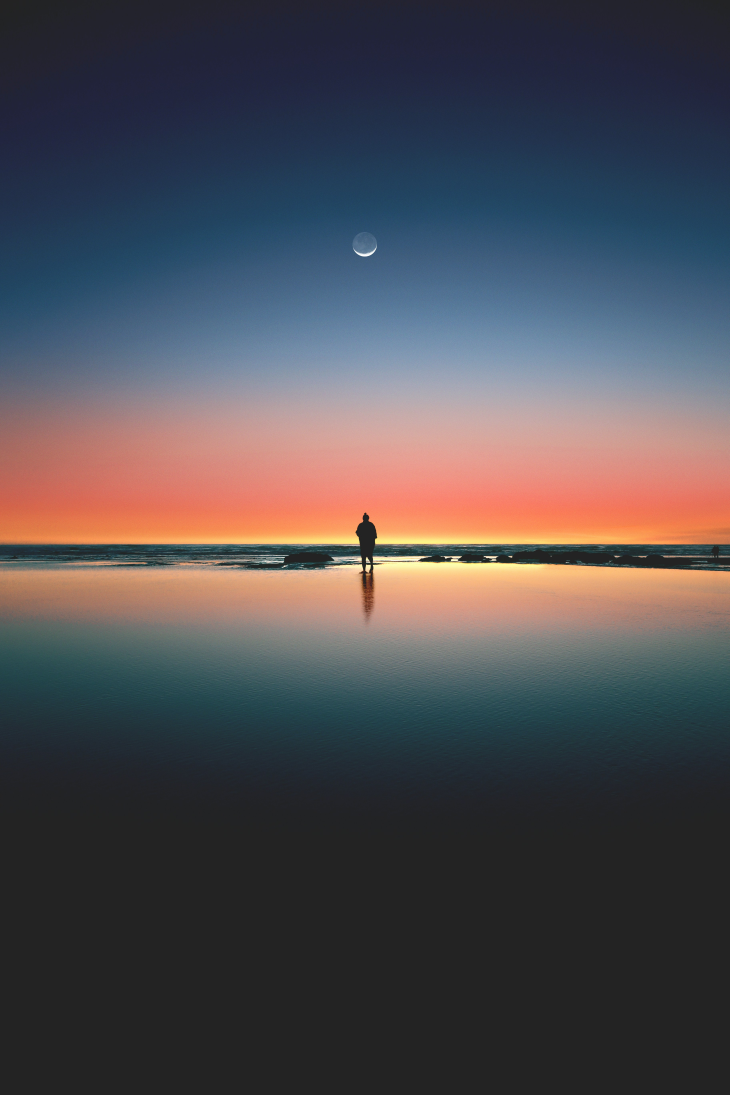
#> input picture Website Images/Beach 2.jpg, 3648 x 5472 px, found by its file name (shown at 1/5 size); its folder holds only this picture in this run
$ python auto_process_images.py
#> lines starting #> are read from the running program, lines starting #| are printed output that depends on the picture
import os
from PIL import Image, ImageOps

SOURCE_DIR = r"c:\Anveshaka\Website Images"
TARGET_DIR = r"c:\Anveshaka\static\images"

os.makedirs(TARGET_DIR, exist_ok=True)

processed_count = 0
for filename in os.listdir(SOURCE_DIR):
    if filename.lower().endswith(('.jpg', '.jpeg', '.png', '.webp')):
        src_path = os.path.join(SOURCE_DIR, filename)
        clean_name = os.path.splitext(filename)[0].lower().replace(" ", "-")

        try:
            with Image.open(src_path) as img:
#> img is the input picture: PIL image 3648x5472 RGB; mean R, G, B 79.3, 76.4, 81.8
                if img.mode in ("RGBA", "P"):
                    img = img.convert("RGB")

                # 1. Create Card Thumbnail (800x533, 3:2 ratio)
                card_img = ImageOps.fit(img, (800, 533), Image.Resampling.LANCZOS)
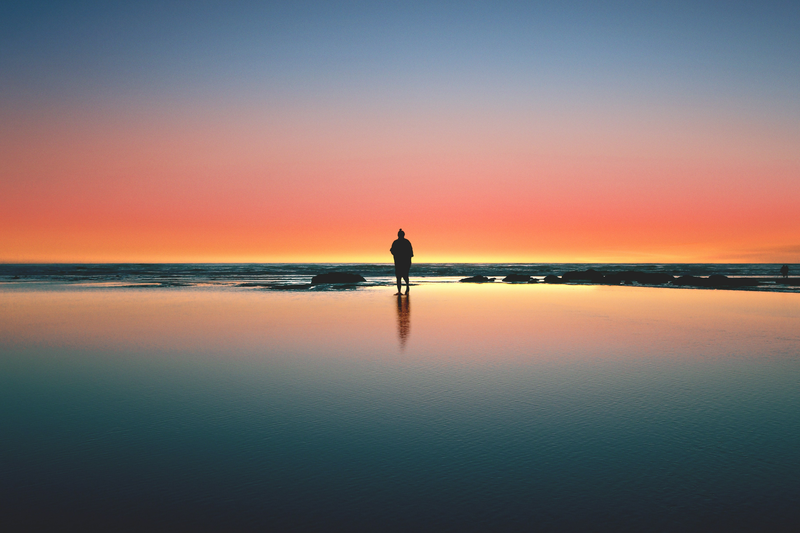
#> card_img: PIL image 800x533 RGB; mean R, G, B 132.3, 114.5, 110.8
                card_path = os.path.join(TARGET_DIR, f"{clean_name}-card.jpg")
                card_img.save(card_path, "JPEG", quality=85, optimize=True)

                # 2. Create Banner Cover (1600x900, 16:9 ratio)
                banner_img = ImageOps.fit(img, (1600, 900), Image.Resampling.LANCZOS)
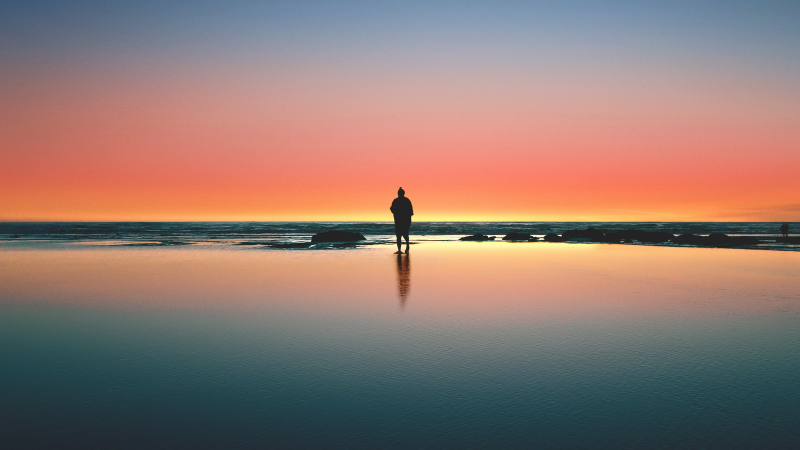
#> banner_img: PIL image 1600x900 RGB (shown at 1/2 size); mean R, G, B 145.8, 121.3, 113.5
                banner_path = os.path.join(TARGET_DIR, f"{clean_name}-banner.jpg")
                banner_img.save(banner_path, "JPEG", quality=85, optimize=True)

                processed_count += 1
        except Exception as e:
            print(f"Error processing {filename}: {e}")

print(f"Image processing complete! Successfully generated responsive web assets for {processed_count} images.")

$ run again, on Website Images/Monk Beach.jpg
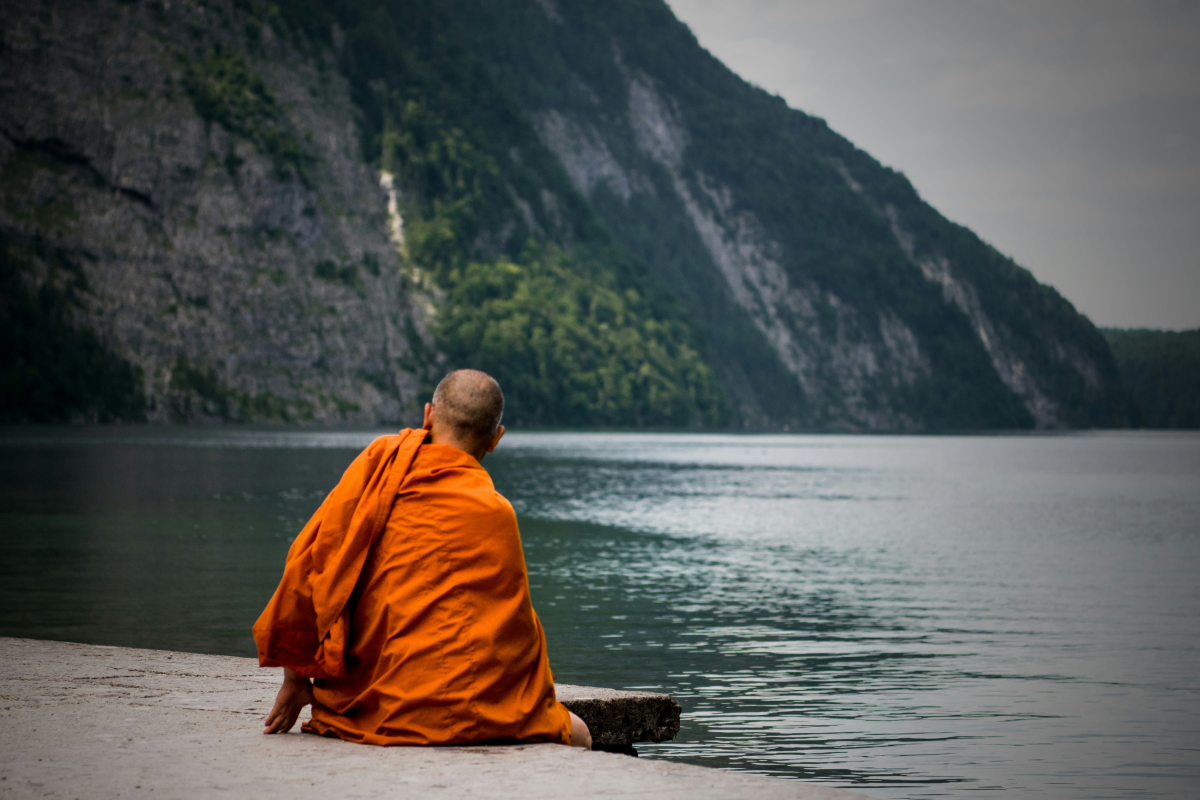
#> input picture Website Images/Monk Beach.jpg, 6000 x 4000 px, found by its file name (shown at 1/5 size)
#> img is the input picture: PIL image 6000x4000 RGB; mean R, G, B 87.6, 87.8, 84.5
#> `card_img = ImageOps.fit(img, (800, 533), Image.Resampling.LANCZOS)`:
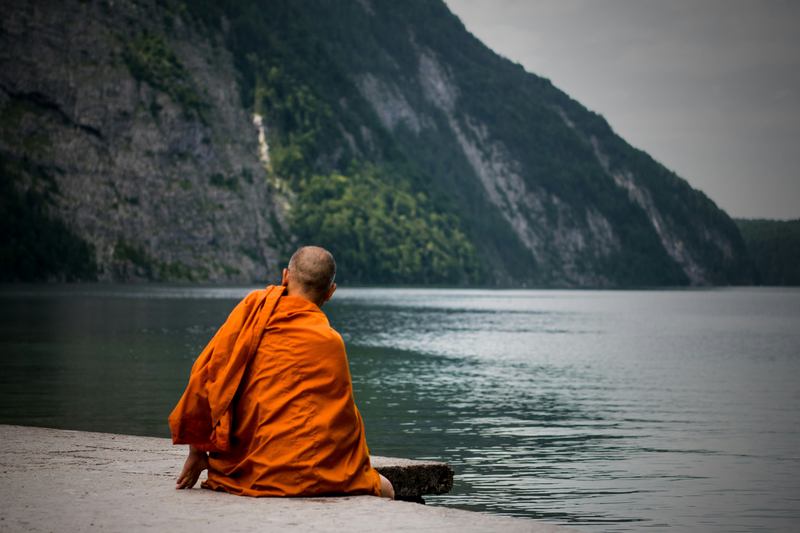
#> card_img: PIL image 800x533 RGB; mean R, G, B 87.6, 87.8, 84.5
#> `banner_img = ImageOps.fit(img, (1600, 900), Image.Resampling.LANCZOS)`:
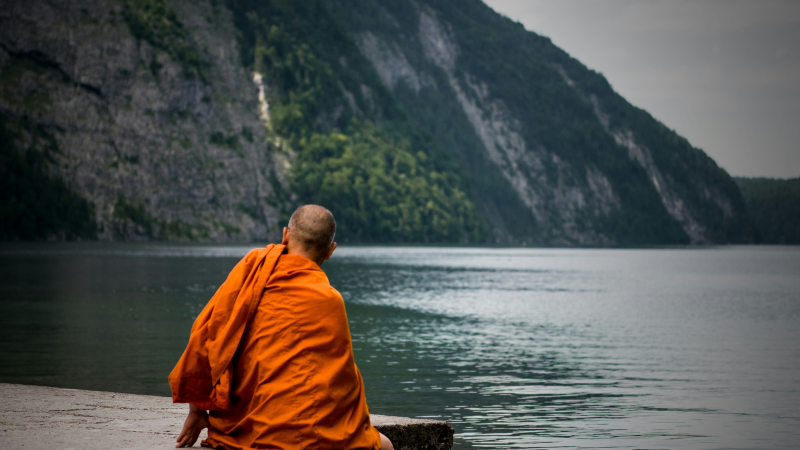
#> banner_img: PIL image 1600x900 RGB (shown at 1/2 size); mean R, G, B 83.9, 84, 80.1

$ run again, on Website Images/Beach 4.jpg
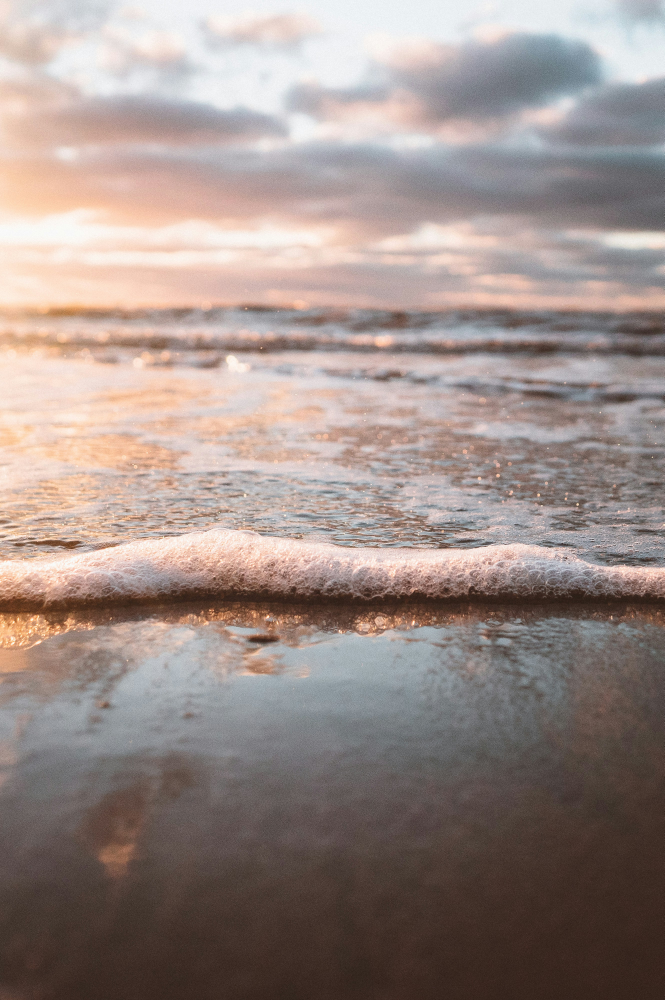
#> input picture Website Images/Beach 4.jpg, 2657 x 4000 px, found by its file name (shown at 1/4 size)
#> img is the input picture: PIL image 2657x4000 RGB; mean R, G, B 155.9, 141.3, 136.4
#> `card_img = ImageOps.fit(img, (800, 533), Image.Resampling.LANCZOS)`:
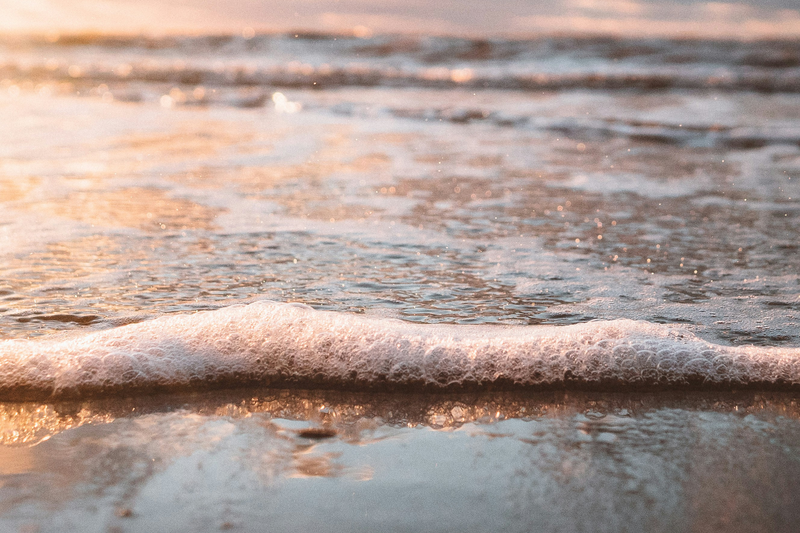
#> card_img: PIL image 800x533 RGB; mean R, G, B 174.1, 155.6, 148.5
#> `banner_img = ImageOps.fit(img, (1600, 900), Image.Resampling.LANCZOS)`:
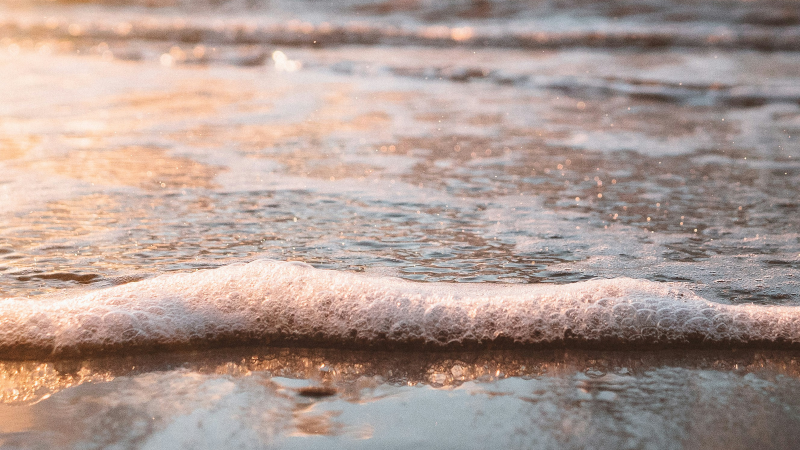
#> banner_img: PIL image 1600x900 RGB (shown at 1/2 size); mean R, G, B 174.7, 155.5, 148
